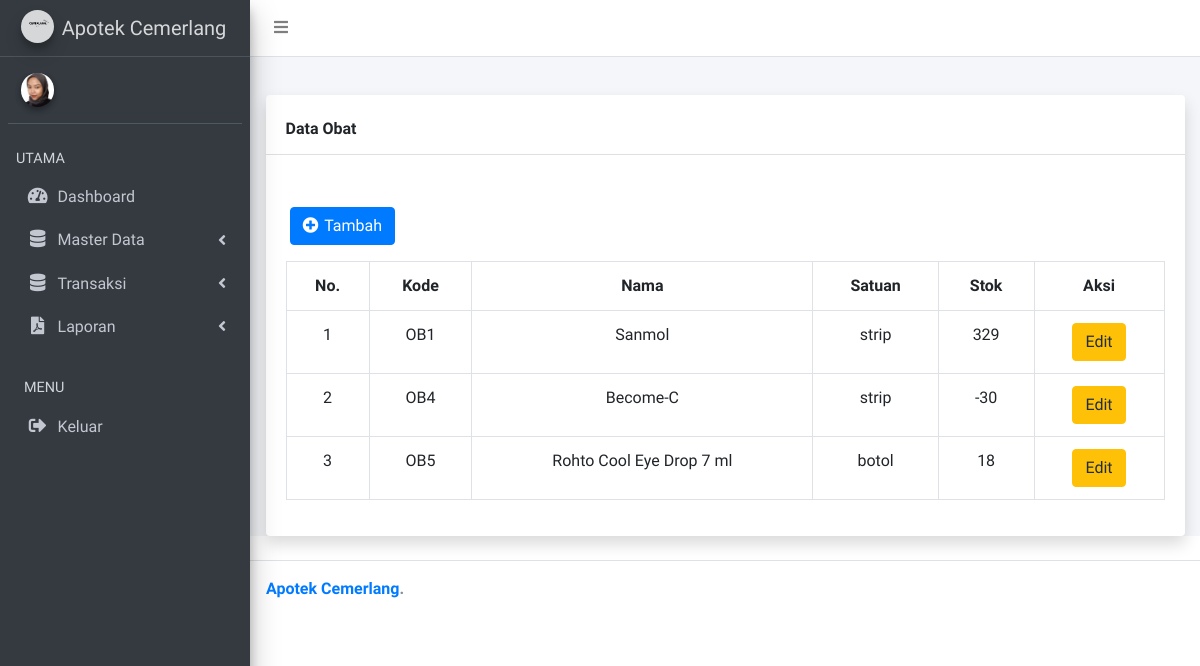
The page /index.php/obat on the database as committed earlier.
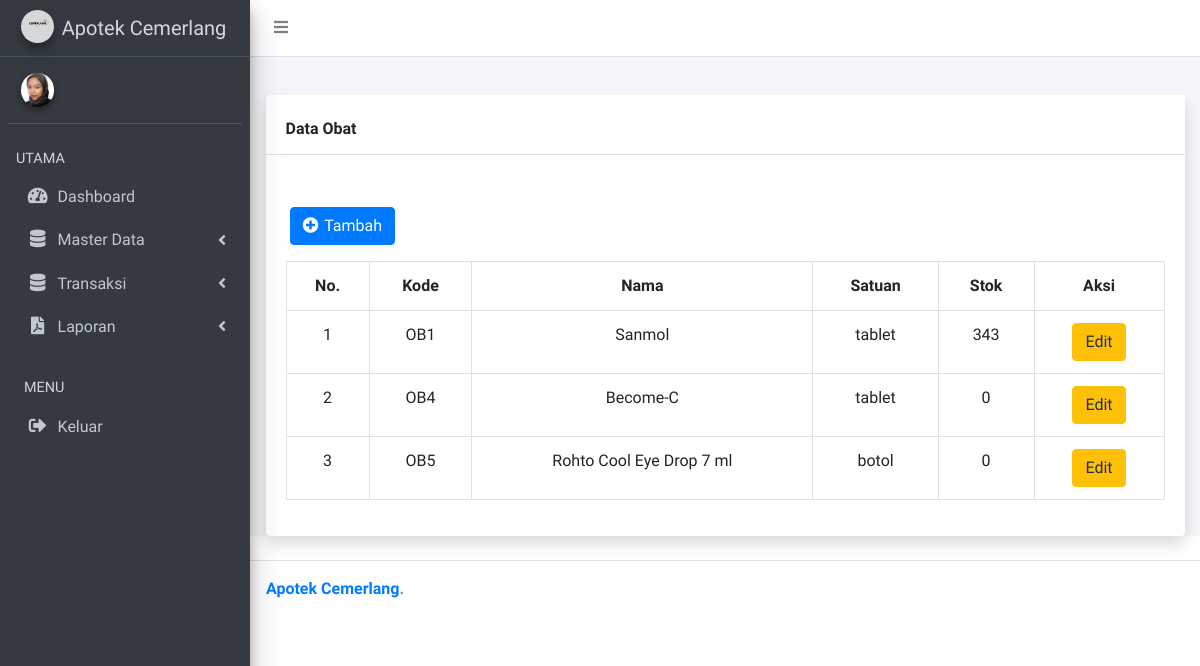
The same page on the database as committed later.
### tables this page shows
CREATE TABLE `drugs` (
  `id` int(11) NOT NULL,
  `kode_obat` varchar(12) NOT NULL,
  `name` varchar(64) NOT NULL,
  `id_unit` varchar(11) NOT NULL,
  `stock` int(11) NOT NULL
);

CREATE TABLE `units` (
  `id` int(11) NOT NULL,
  `name` varchar(32) NOT NULL
);

### application/controllers/obat.php (called while the page is built, shortened)
<?php
class obat extends CI_Controller
{
    public function __construct()
    {
        $this->load->model('obatModel');
        $this->load->model('satuanModel');
    }
    public function index()
    {
        $data = [
            'data' => $this->obatModel->index(),
            'title' => 'Daftar Obat',
            'lastId' => $this->obatModel->lastId(),
            'satuan' => $this->satuanModel->index(),
        ];
        $this->load->view('module/header', $data);
        $this->load->view('obat/drugs', $data);
        $this->load->view('module/footer');
    }
}

### index.php (called while the page is built, shortened)
<?php
require_once BASEPATH.'core/CodeIgniter.php';

### application/models/obatModel.php (called while the page is built, shortened)
<?php
class obatModel extends CI_Model{
    public function index(){
        return $this->db->query('select drugs.id as id_obat,units.name as satuan,drugs.name,kode_obat,stock from drugs join units on drugs.id_unit = units.id')->result();
    }
    public function lastId(){
        $last_row = $this->db->order_by('id', "desc")
            ->limit(1)
            ->get('drugs')
            ->row();
        $arrstr = str_split($last_row->kode_obat);
        $last = number_format($arrstr[2]);
        return $laststr = "OB" . ($last + 1);
    }
}

### application/models/satuanModel.php (called while the page is built, shortened)
<?php
class satuanModel extends CI_Model
{
    public function index()
    {
        return $this->db->get('units')->result();
    }
}

### application/views/obat/drugs.php (the view, shortened to what this page needs)
<?php $this->load->view('module/navbar') ?>
<?php $this->load->view('module/sidebar') ?>
<div class="content-wrapper">
  <section class="content-header">
  </section>
  <section class="content">
    <div class="container">
      <div class="card shadow mb-4">
        <div class="card-header py-3 mt-2">
          <h6 class="m-0 font-weight-bold ">Data Obat</h6>
        </div>
        <form action="{{ url('COA') }}" method="get">
        </form>
        <div class="card-body">
          <a href="#" class="btn btn-primary ml-1 mt-3 mb-3" id="tambah"> <i class="fas fa-plus-circle me-1  " style="letter-spacing: 2px"></i> Tambah </a>
          <div class="table-responsive">
            <table class="table table-bordered" id="dataTable" width="100%" cellspacing="0">
              <tr class="text-center">
                <th>No.</th>
                <th>Kode</th>
                <th>Nama</th>
                <th>Satuan</th>
                <th>Stok</th>
                <th>Aksi</th>
              </tr>
              <?php
              $no = 1;
              ?>
              <?php foreach ($data as $d) : ?>
                <tr class="text-center">
                  <td><?= $no ?></td>
                  <td> <?= $d->kode_obat ?> </td>
                  <td> <?= $d->name ?> </td>
                  <td> <?= $d->satuan ?> </td>
                  <td> <?= $d->stock ?> </td>
                  <td>
                    <a href="#" class="btn btn-warning" onclick="edit(<?= $d->id_obat ?>)"> Edit</a>
                  </td>
                </tr>
                <?php
                $no++;
                ?>
              <?php endforeach; ?>
            </table>
          </div>
        </div>
      </div>
    </div>
  </section>
</div>

### application/views/module/header.php (shortened to what this page needs)
<!DOCTYPE html>
<html>
<head>
  <link rel="stylesheet" href="<?= base_url() ?>/assets/plugins/fontawesome-free/css/all.min.css">
  <link rel="stylesheet" href="https://code.ionicframework.com/ionicons/2.0.1/css/ionicons.min.css">
  <link rel="stylesheet" href="<?= base_url() ?>/assets/plugins/icheck-bootstrap/icheck-bootstrap.min.css">
  <link rel="stylesheet" href="<?= base_url('assets/') ?>plugins/datatables-bs4/css/dataTables.bootstrap4.min.css">
  <link rel="stylesheet" href="<?= base_url() ?>/assets/dist/css/adminlte.min.css">
</head>
<?= current_url() == base_url() || current_url() == base_url("auth") ? '<body class="hold-transition login-page">' : '<body class="hold-transition sidebar-mini"><div class ="wrapper">' ?>

### application/views/module/navbar.php (shortened to what this page needs)
<nav class="main-header navbar navbar-expand navbar-white navbar-light">
  <ul class="navbar-nav">
    <li class="nav-item">
      <a class="nav-link" data-widget="pushmenu" href="#" role="button"><i class="fas fa-bars"></i></a>
    </li>
  </ul>
      </div>

### application/views/module/sidebar.php (shortened to what this page needs)
<aside class="main-sidebar sidebar-dark-primary elevation-4">
  <a href="<?= base_url('admin') ?>" class="brand-link">
    <img src="<?= base_url('assets/') ?>dist/img/cemerlang.png" alt="cemerlang" class="brand-image img-circle elevation-3"
         style="opacity: .8">
    <span class="brand-text font-weight-light">Apotek Cemerlang</span>
  </a>
  <div class="sidebar">
    <div class="user-panel mt-3 pb-3 mb-3 d-flex">
      <div class="image">
        <img src="<?= base_url('assets/') ?>dist/img/ressa.png" class="img-circle elevation-2" alt="User Image">
      </div>
      <div class="info">
      </div>
    </div>
    <nav class="mt-2">
      <ul class="nav nav-pills nav-sidebar flex-column" data-widget="treeview" role="menu" data-accordion="false">
        <li class="nav-header">UTAMA</li>
        <li class="nav-item">
          <a href="<?= base_url('admin') ?>" class="nav-link <?= current_url() === base_url('admin') ? 'active' : null ?>">
            <i class="nav-icon fas fa-tachometer-alt"></i>
            <p>
              Dashboard
            </p>
          </a>
        </li>
        <li class="nav-item has-treeview <?= current_url() === base_url('obat/drugs') || current_url() === base_url('/purchase/laporan') || current_url() === base_url('sales/laporan') ? 'menu-open' : null ?>">
          <a href="#" class="nav-link">
            <i class="nav-icon fas fa-database"></i>
            <p>
              Master Data
              <i class="fas fa-angle-left right"></i>
            </p>
          </a>
        </li>
        <li class="nav-item has-treeview <?= current_url() === base_url('admin/units') || current_url() === base_url('admin/suppliers') ? 'menu-open' : null ?>">
          <a href="#" class="nav-link">
            <i class="nav-icon fas fa-database"></i>
            <p>
              Transaksi
              <i class="fas fa-angle-left right"></i>
            </p>
          </a>
        </li>
        <li class="nav-item has-treeview">
          <a href="#" class="nav-link">
            <i class="nav-icon fas fa-file-pdf"></i>
            <p>
              Laporan
              <i class="fas fa-angle-left right"></i>
            </p>
          </a>
        </li>
        <li class="nav-header">MENU</li>
        <li class="nav-item">
          <a href="<?= base_url('auth/logout') ?>" class="nav-link">
            <i class="nav-icon fas fa-sign-out-alt"></i>
            <p>
              Keluar
            </p>
          </a>
        </li>
      </ul>
    </nav>
  </div>
</aside>

### application/views/module/footer.php (shortened to what this page needs)
<?= current_url() == base_url() || current_url() == base_url("auth")
? null :
'<footer class="main-footer">
<div class="float-right d-none d-sm-block">
</div>
<strong> <a href="'.base_url('admin').'">Apotek Cemerlang</a>.</strong>
</footer>
<aside class="control-sidebar control-sidebar-dark">
</aside>
</div>'
?>
</body>
</html>

Rows that differ between the two databases and show on the page:
changed drugs "OB1": id_unit.name "strip" → "tablet"; stock "329" → "343"
changed drugs "OB4": id_unit.name "strip" → "tablet"; stock "-30" → "0"
changed drugs "OB5": stock "18" → "0"
